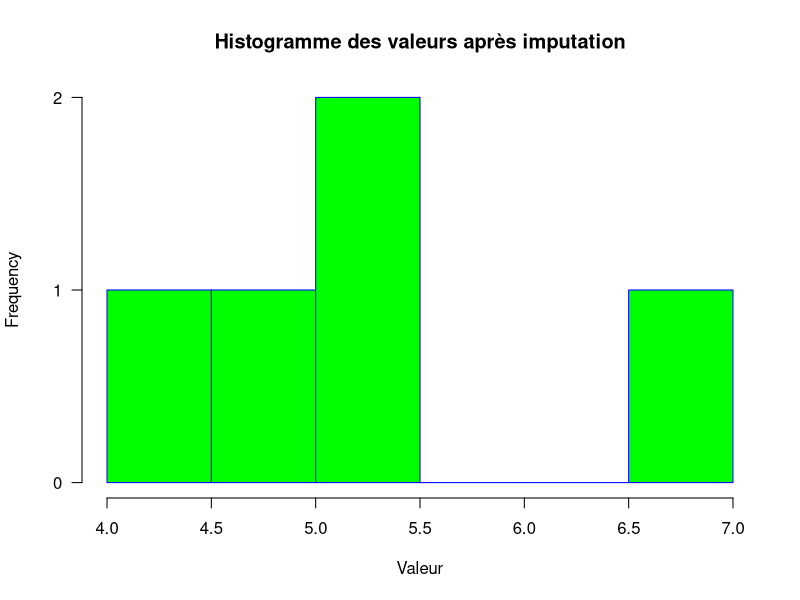

R code for this plot:
## ---- chunk 1
# Créer un vecteur avec des valeurs manquantes
x <- c(2, 3, NA, 5, NA, 8)

# Utiliser is.na pour détecter les NA
is.na(x)
## ---- chunk 2
# Supprimer les valeurs manquantes avec na.omit
x_clean <- na.omit(x)
x_clean
## ---- chunk 3
# Imputer les valeurs manquantes par la moyenne
x[is.na(x)] <- mean(x, na.rm = TRUE)
x
## ---- chunk 4
# Jeu de données exemple
data <- data.frame(id = 1:5,
                   value = c(4, NA, 7, NA, 5))

# Détecter les valeurs manquantes
is.na(data$value)

# Supprimer les valeurs manquantes
data_clean <- na.omit(data)
data_clean

# Imputer les valeurs manquantes
data$value[is.na(data$value)] <- mean(data$value, na.rm = TRUE)
data
## ---- chunk 5
# Histogramme après imputation
hist(data$value,
     main="Histogramme des valeurs après imputation",
     xlab="Valeur",
     border="blue",
     col="green",
     las=1,
     breaks=5)
